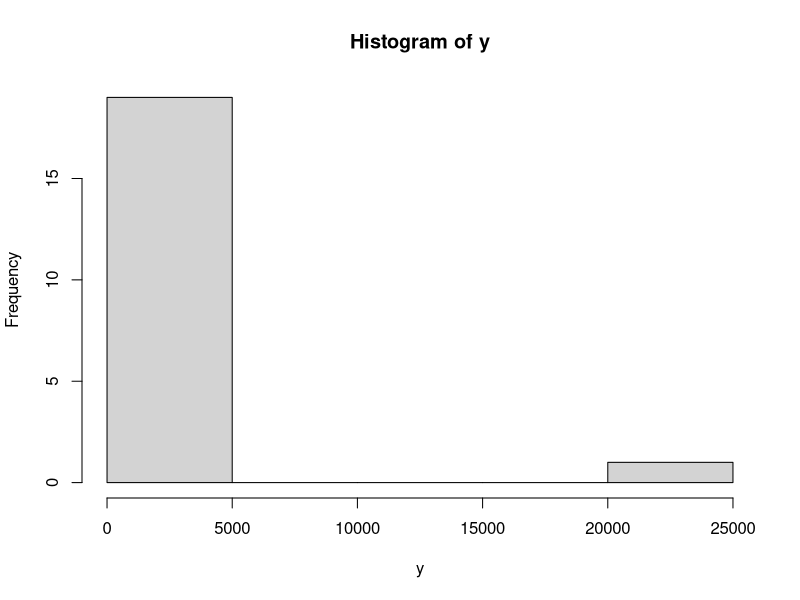

Reproduce this figure in R.

beta0 <- -2
beta1 <- 0.1
x <- c(1, 2, 1, 1, 2, 3, 3, 5, 3, 5, 9, 3, 5, 3, 10, 11, 120, 100, 80, 79)
n <- length(x)

lambda <- exp(beta0 + beta1*x)
set.seed(340)
y <- rpois(n, lambda)
y

hist(y)

summary(glm(y ~ x, poisson))

